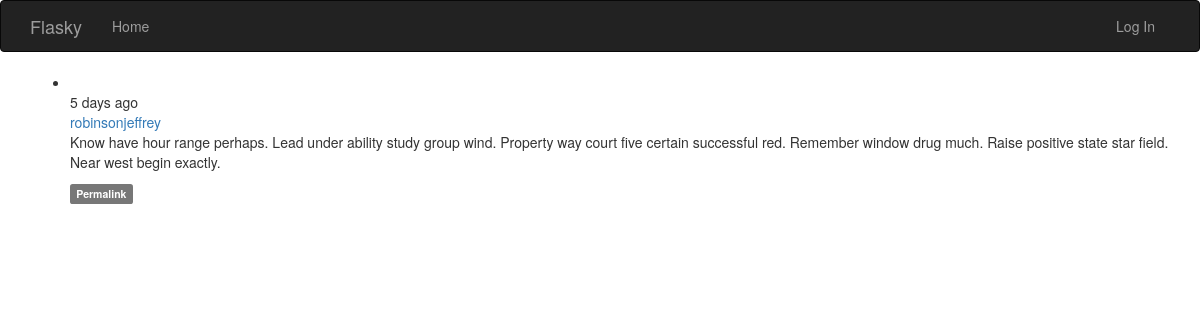
The app's page /post/59, older data.
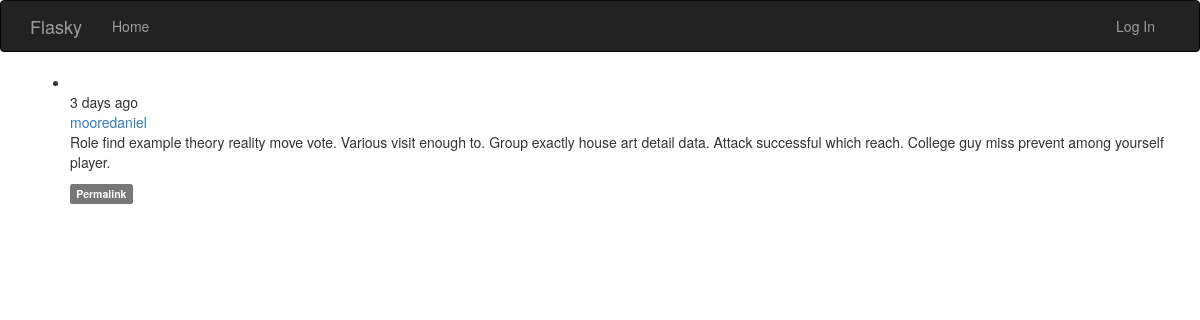
The same page, newer data.
### app/models.py (models this page shows, shortened)
class Post(db.Model):
    __tablename__ = 'post'
    id = db.Column(db.Integer, primary_key=True)
    body = db.Column(db.Text)
    body_html = db.Column(db.Text)
    timestamp = db.Column(db.DateTime, index=True, default=datetime.utcnow)
    author_id = db.Column(db.Integer, db.ForeignKey('users.id'))

class User(UserMixin, db.Model):
    __tablename__ = 'users'
    id = db.Column(db.Integer, primary_key=True)
    email = db.Column(db.String(64), unique=True, index=True)
    password_hash = db.Column(db.String(128))
    username = db.Column(db.String(64), unique=True, index=True)
    role_id = db.Column(db.Integer, db.ForeignKey('roles.id'))
    confirmed = db.Column(db.Boolean, default=False)
    name = db.Column(db.String(64))
    location = db.Column(db.String(64))
    about_me = db.Column(db.Text())
    member_since = db.Column(db.DateTime(), default=datetime.utcnow)
    last_seen = db.Column(db.DateTime(), default=datetime.utcnow)
    posts = db.relationship('Post', backref='author', lazy='dynamic')
    @property
    def password(self):
        raise AttributeError('Password is not a readable attribute!')

### app/main/views.py (the view)
@main.route('/post/<int:id>')
def post(id):
    post = Post.query.get_or_404(id)
    return render_template('post.html', posts=[post])

### app/auth/views.py (called while the page is built)
@auth.before_app_request
def before_request():
    if current_user.is_authenticated:
        current_user.ping()
        if not current_user.confirmed \
                and request.blueprint != 'auth' \
                and request.endpoint != 'static':
            return redirect(url_for('auth.unconfirmed'))

### app/main/__init__.py (called while the page is built)
@main.app_context_processor
def inject_permission():
    return dict(Permission=Permission)

### app/models.py (called while the page is built)
    def is_administrator(self):
        return False

### app/templates/post.html (shortened to what this page needs)
{% extends 'base.html' %}
{% block page_content %}
{% include '_posts.html' %}
{% endblock %}

### app/templates/base.html (shortened to what this page needs)
{% extends 'bootstrap/base.html' %}
{% block navbar %}
<div class="navbar navbar-inverse" role="navigation">
    <div class="container">
        <div class="navbar-header">
            <a class="navbar-brand" href="/">Flasky</a>
        </div>
        <div class="navbar-collapse collapse">
            <ul class="nav navbar-nav">
                <li>
                    <a href="/">Home</a>
                </li>
            </ul>
            <ul class="nav navbar-nav navbar-right">
                {% if current_user.is_authenticated %}
                <li>
                    <a href="{{ url_for('auth.logout') }}">Log Out</a>
                </li>
                {% else %}
                <li>
                    <a href="{{ url_for('auth.login') }}">Log In</a>
                </li>
                {% endif %}
            </ul>
        </div>
    </div>
</div>
{% endblock %}
{% block content %}
<div class="container">
    {% block page_content %}{% endblock %}
</div>
{% endblock %}

### app/templates/_posts.html (shortened to what this page needs)
<ul class="posts">
    {% for post in posts %}
    <li class="post">
        <div class="profile-thumbnail">
        </div>
        <div class="post-date">{{ moment(post.timestamp).fromNow() }}</div>
        <div class="post-author">
            <a href="{{ url_for('.user', username=post.author.username) }}">
                {{ post.author.username }}
            </a>
        </div>
        <div class="post-content">
            <div class="post-body">
            {% if post.body_html %}
                {{ post.body_html | safe }}
            {% else %}
                {{ post.body }}
            {% endif %}
            </div>
            <div class="post-footer">
                <a href="{{ url_for('.post', id=post.id) }}"><span class="label label-default">Permalink</span></a>
            </div>
        </div>
    </li>
    {% endfor %}
</ul>

Row changes from the older to the newer data that the page shows:
removed Post: timestamp "5 days ago", author.username "robinsonjeffrey", body_html "Know have hour range perhaps. Lead under ability study group wind. Property way court five certain successful red. Remember window drug much. Raise positive state star field. Near west begin exactly."
added Post: timestamp "3 days ago", author.username "mooredaniel", body_html "Role find example theory reality move vote. Various visit enough to. Group exactly house art detail data. Attack successful which reach. College guy miss prevent among yourself player."
